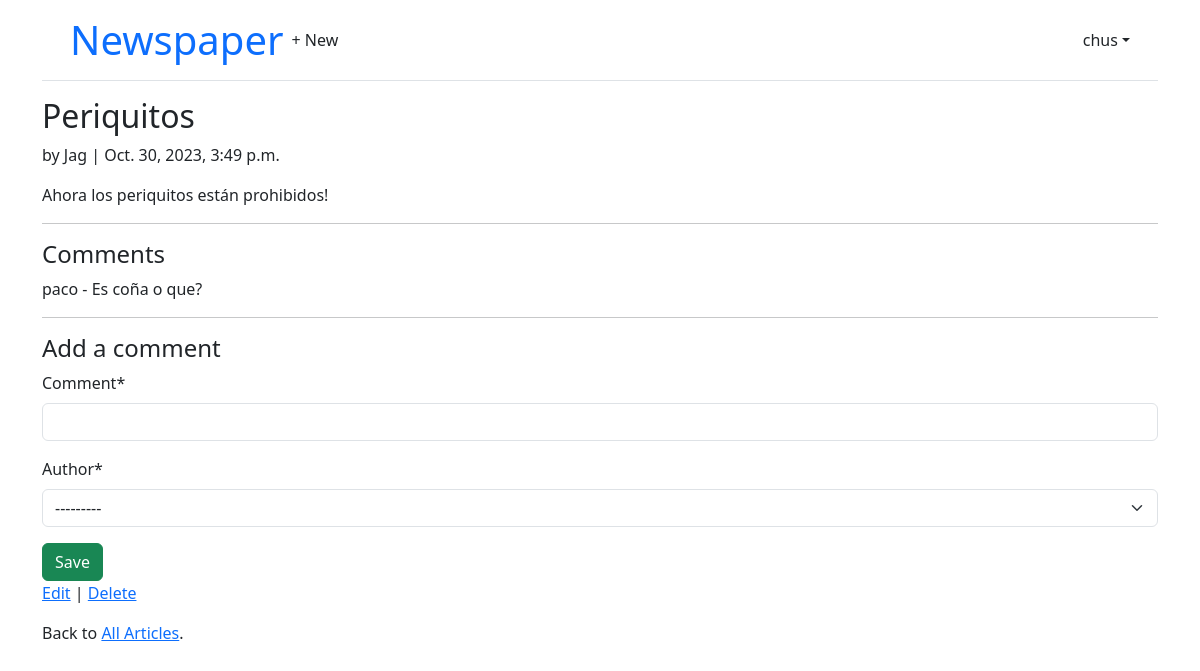
The app's page /articles/6/ (signed in) with its own data.
### accounts/models.py (models this page shows)
class CustomUser(AbstractUser):
    age = models.PositiveBigIntegerField(null=True, blank=True)

### articles/models.py (models this page shows, shortened)
class Article(models.Model):
    title = models.CharField(max_length=255)
    body = models.TextField()
    date = models.DateTimeField(auto_now_add=True)
    author = models.ForeignKey(
        settings.AUTH_USER_MODEL,
        on_delete=models.CASCADE,
    )

class Comment(models.Model):
    article = models.ForeignKey(Article, on_delete=models.CASCADE)
    comment = models.CharField(max_length=140)
    author = models.ForeignKey(settings.AUTH_USER_MODEL, on_delete=models.CASCADE)
    def __str__(self):
        return self.comment

### articles/views.py (the view, shortened to what this page needs)
# urls.py: path("<int:pk>/", ArticleDetailView.as_view(),
class ArticleDetailView(LoginRequiredMixin, View):
    def get(self, request, *args, **kwargs):
        view = CommentGet.as_view()
        return view(request, *args, **kwargs)

### articles/forms.py
class CommentForm(forms.ModelForm):
    class Meta:
        model = Comment
        fields = ("comment", "author")

### articles/views.py (called while the page is built)
    def get_context_data(self, **kwargs):
        context = super().get_context_data(**kwargs)
        context['form'] = CommentForm()
        return context

### templates/article_detail.html (shortened to what this page needs)
{% extends "base.html" %}
{% load crispy_forms_tags %}
{% block content %}
    <div class="article-entry">
        <h2>{{ object.title }}</h2>
        <p>by {{ object.author }} | {{ object.date }}</p>
        <p>{{ object.body }}</p>
    </div>
    <hr>
    <h4>Comments</h4>
    {% for comment in article.comment_set.all %}
        <p>
            <span class="font-weight-bold">{{ comment.author }} -</span>
            {{ comment }}
        </p>
    {% endfor %}
    <hr>
    <h4>Add a comment</h4>
    <form action="" method="post">
        {{ form|crispy }}
        <button class="btn btn-success ml-2" type="submit">Save</button>
    </form>
    <p>
        <a href="{% url 'article_edit' article.pk %}">Edit</a> |
        <a href="{% url 'article_delete' article.pk %}">Delete</a>
    </p>
    <p>
        Back to <a href="{% url 'article_list' %}">All Articles</a>.
    </p>
{% endblock content %}

### templates/base.html (shortened to what this page needs)
<!DOCTYPE html>
<html lang="en">
    <head>
        <link href="https://cdn.jsdelivr.net/npm/bootstrap@5.3.2/dist/css/bootstrap.min.css"
              rel="stylesheet"
>
    </head>
    <body>
        <div class="container">
            <header class="p-3 mb-3 border-bottom">
                <div class="container">
                    <div class="d-flex flex-wrap align-items-center justify-content-center justify-content-lg-start">
                        <a class="navbar-brand text-primary" href="{% url 'home' %}"><span class="display-6">Newspaper</span></a>
                        <ul class="nav col-12 col-lg-auto me-lg-auto mb-2 justify-content-center mb-md-0">
                            {% if user.is_authenticated %}
                                <li>
                                    <a href="{% url 'article_new' %}" class="nav-link px-2 link-dark">+ New</a>
                                </li>
                            </ul>
                            <div class="dropdown text-end">
                                <a href="#"
                                   class="d-block link-dark text-decoration-none dropdown-toggle"
                                   id="dropdownUser1"
                                   data-bs-toggle="dropdown"
                                   aria-expanded="false">{{ user.username }}</a>
                            </div>
                        {% else %}
                        </ul>
                        <div class="text-end">
                            <a href="{% url 'login' %}" class="btn btn-outline-primary me-2">Log In</a>
                            <a href="{% url 'signup' %}" class="btn btn-primary">Sign Up</a>
                        </div>
                    {% endif %}
                </div>
            </div>
        </header>
        <main>
            {% block content %}
            {% endblock content %}
        </main>
    </div>
</body>
</html>

### records on screen
CustomUser: username "chus"
Article: title "Periquitos", author "Jag", date "Oct. 30, 2023, 3:49 p.m.", body "Ahora los periquitos están prohibidos!"
Comment: author "paco", comment "Es coña o que?"
